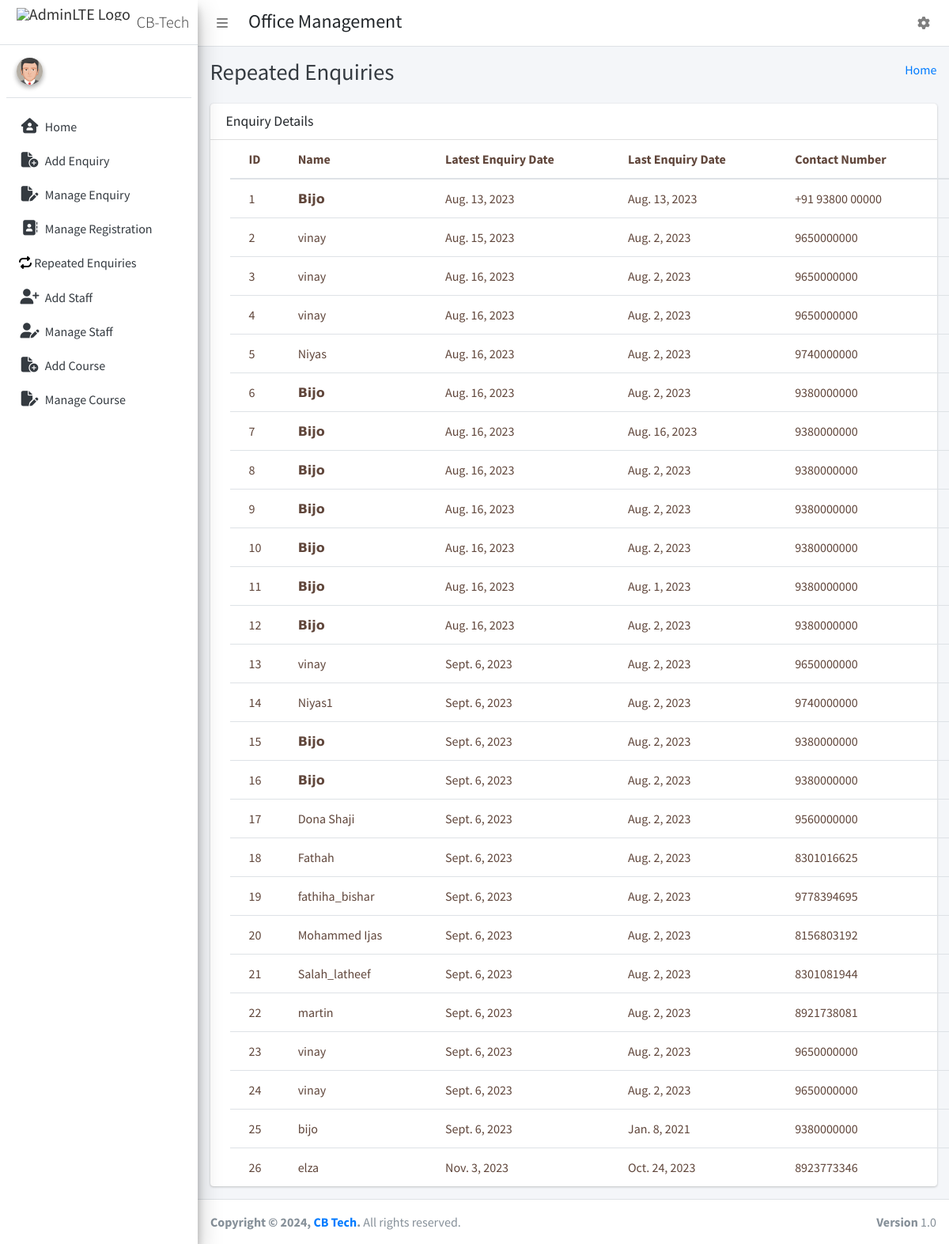
The app's page /repeated_user (signed in) with its own data.
### cbtech_app/models.py (models this page shows)
class repeated_user(models.Model):
    name = models.CharField(max_length=40,blank=False)
    date_repeated =models.DateField(auto_now=True)
    last_enquiry_date = models.DateField(null=False)
    phone_number = models.CharField(max_length=15)

### cbtech_app/AdminViews.py (the view)
# urls.py: path('repeated_user',AdminViews.repeated_user_view,name='repeated_user'),
@login_required
def repeated_user_view(request):
    repeated_users = repeated_user.objects.all()
    context = {
        "repeated_users": repeated_users,
    }
    return render(request,"admin_template/view_repeated.html", context)

### templates/admin_template/view_repeated.html (shortened to what this page needs)
{% extends 'admin_template/base_template.html' %}
{% block page_title %}
    Repeated Enquiries
{% endblock page_title %}
{% block main_content %}
{% load static %}
<section class="content">
        <div class="container-fluid">
            <div class="row">
                <div class="col-md-12">
                    <div class="card">
                        <div class="card-header">
                            <h3 class="card-title">Enquiry Details</h3>
                        </div>
                        <div class="card-body table-responsive p-0">
                            <table class="table table-hover text-nowrap">
                            <thead>
                                <tr>
                                <th>ID</th>
                                <th>Name</th>
                                <th>Latest Enquiry Date</th>
                                <th>Last Enquiry Date</th>
                                <th>Contact Number</th>
                                </tr>
                            </thead>
                            <tbody>
                                {% for repeated_user in repeated_users %}
                                <tr>
                                <td>{{ repeated_user.id }}</td>
                                <td>{{ repeated_user.name }}</td>
                                <td>{{ repeated_user.date_repeated }}</td>
                                <td>{{ repeated_user.last_enquiry_date }}</td>
                                <td>{{ repeated_user.phone_number }}</td>
                                </tr>
                                {% endfor %}
                            </tbody>
                            </table>
                        </div>
                        </div>
                </div>
            </div>
        </div>
      </section>
  {% endblock main_content %}

### templates/admin_template/base_template.html (style rules this page uses)
.card-body { padding:15px; margin-left:25px; color: #321103c6; }

### records on screen
repeated_user: id "1", name "𝗕𝗶𝗷𝗼", date_repeated "Aug. 13, 2023", last_enquiry_date "Aug. 13, 2023", phone_number "+91 93800 00000"
repeated_user: id "2", name "vinay", date_repeated "Aug. 15, 2023", last_enquiry_date "Aug. 2, 2023", phone_number "9650000000"
repeated_user: id "3", name "vinay", date_repeated "Aug. 16, 2023", last_enquiry_date "Aug. 2, 2023", phone_number "9650000000"
repeated_user: id "4", name "vinay", date_repeated "Aug. 16, 2023", last_enquiry_date "Aug. 2, 2023", phone_number "9650000000"
repeated_user: id "5", name "Niyas", date_repeated "Aug. 16, 2023", last_enquiry_date "Aug. 2, 2023", phone_number "9740000000"
repeated_user: id "6", name "𝗕𝗶𝗷𝗼", date_repeated "Aug. 16, 2023", last_enquiry_date "Aug. 2, 2023", phone_number "9380000000"
repeated_user: id "7", name "𝗕𝗶𝗷𝗼", date_repeated "Aug. 16, 2023", last_enquiry_date "Aug. 16, 2023", phone_number "9380000000"
repeated_user: id "8", name "𝗕𝗶𝗷𝗼", date_repeated "Aug. 16, 2023", last_enquiry_date "Aug. 2, 2023", phone_number "9380000000"
repeated_user: id "9", name "𝗕𝗶𝗷𝗼", date_repeated "Aug. 16, 2023", last_enquiry_date "Aug. 2, 2023", phone_number "9380000000"
repeated_user: id "10", name "𝗕𝗶𝗷𝗼", date_repeated "Aug. 16, 2023", last_enquiry_date "Aug. 2, 2023", phone_number "9380000000"
repeated_user: id "11", name "𝗕𝗶𝗷𝗼", date_repeated "Aug. 16, 2023", last_enquiry_date "Aug. 1, 2023", phone_number "9380000000"
repeated_user: id "12", name "𝗕𝗶𝗷𝗼", date_repeated "Aug. 16, 2023", last_enquiry_date "Aug. 2, 2023", phone_number "9380000000"
repeated_user: id "13", name "vinay", date_repeated "Sept. 6, 2023", last_enquiry_date "Aug. 2, 2023", phone_number "9650000000"
repeated_user: id "14", name "Niyas1", date_repeated "Sept. 6, 2023", last_enquiry_date "Aug. 2, 2023", phone_number "9740000000"
repeated_user: id "15", name "𝗕𝗶𝗷𝗼", date_repeated "Sept. 6, 2023", last_enquiry_date "Aug. 2, 2023", phone_number "9380000000"
repeated_user: id "16", name "𝗕𝗶𝗷𝗼", date_repeated "Sept. 6, 2023", last_enquiry_date "Aug. 2, 2023", phone_number "9380000000"
repeated_user: id "17", name "Dona Shaji", date_repeated "Sept. 6, 2023", last_enquiry_date "Aug. 2, 2023", phone_number "9560000000"
repeated_user: id "18", name "Fathah", date_repeated "Sept. 6, 2023", last_enquiry_date "Aug. 2, 2023", phone_number "8301016625"
repeated_user: id "19", name "fathiha_bishar", date_repeated "Sept. 6, 2023", last_enquiry_date "Aug. 2, 2023", phone_number "9778394695"
repeated_user: id "20", name "Mohammed Ijas", date_repeated "Sept. 6, 2023", last_enquiry_date "Aug. 2, 2023", phone_number "8156803192"
repeated_user: id "21", name "Salah_latheef", date_repeated "Sept. 6, 2023", last_enquiry_date "Aug. 2, 2023", phone_number "8301081944"
repeated_user: id "22", name "martin", date_repeated "Sept. 6, 2023", last_enquiry_date "Aug. 2, 2023", phone_number "8921738081"
repeated_user: id "23", name "vinay", date_repeated "Sept. 6, 2023", last_enquiry_date "Aug. 2, 2023", phone_number "9650000000"
repeated_user: id "24", name "vinay", date_repeated "Sept. 6, 2023", last_enquiry_date "Aug. 2, 2023", phone_number "9650000000"
repeated_user: id "25", name "bijo", date_repeated "Sept. 6, 2023", last_enquiry_date "Jan. 8, 2021", phone_number "9380000000"
repeated_user: id "26", name "elza", date_repeated "Nov. 3, 2023", last_enquiry_date "Oct. 24, 2023", phone_number "8923773346"
